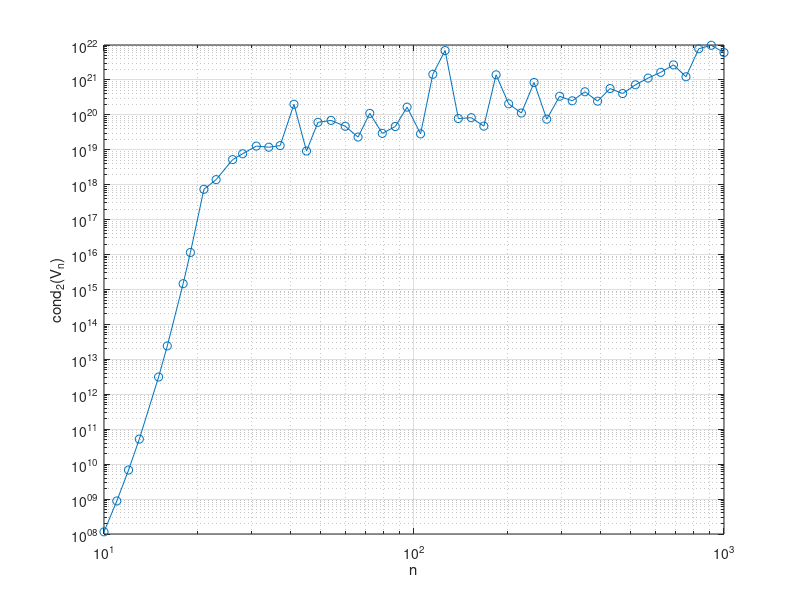

MATLAB code for this plot:
ns = round(logspace(1, 3, 50));

conds = arrayfun(@(n) ...
    cond(fliplr(vander(linspace(0, 1, n + 1))), 2), ...
    ns);

loglog(ns, conds, 'o-')
xlabel('n')
ylabel('cond_2(V_n)')
grid on
